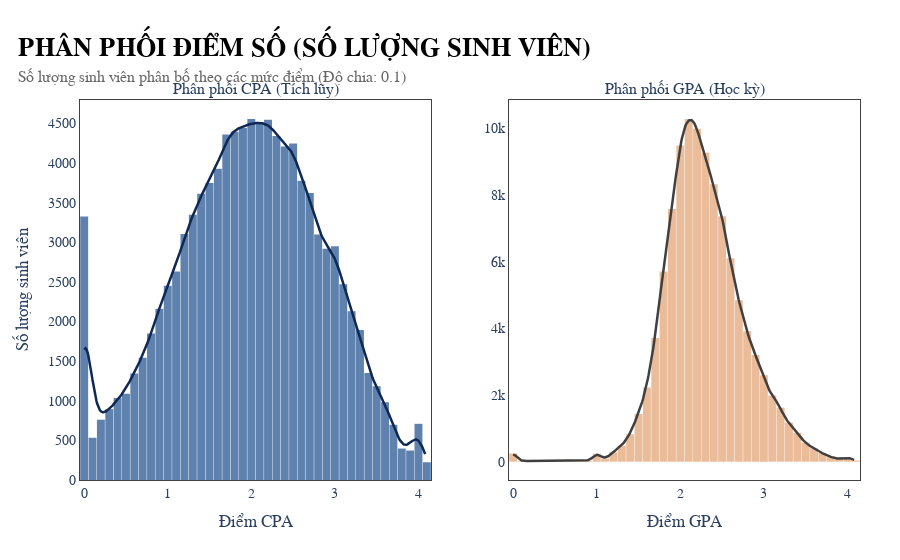

The notebook cell saved with this chart:
### Code cell
BIN_SIZE = 0.1 

def calc_scaled_kde(series, bin_width):
    """
    Tính KDE và scale nó lên theo số lượng mẫu để khớp với Histogram count
    """
    clean_data = series.dropna()
    
    if len(clean_data) > 1:
        # 1. Tính KDE cơ bản
        kde = stats.gaussian_kde(clean_data)
        x = np.linspace(clean_data.min(), clean_data.max(), 500)
        y_density = kde(x)
        
        scale_factor = len(clean_data) * bin_width
        y_scaled = y_density * scale_factor
        
        return clean_data, x, y_scaled
    return clean_data, [], []

# Tính toán cho CPA & GPA
data_cpa, x_cpa, y_cpa = calc_scaled_kde(academic_records['CPA'], BIN_SIZE)
data_gpa, x_gpa, y_gpa = calc_scaled_kde(academic_records['GPA'], BIN_SIZE)

# --- 2. KHỞI TẠO SUBPLOTS ---
fig = make_subplots(
    rows=1, cols=2,
    subplot_titles=("Phân phối CPA (Tích lũy)", "Phân phối GPA (Học kỳ)"),
    horizontal_spacing=0.1
)

# --- 3. VẼ CỘT 1: CPA ---
fig.add_trace(go.Histogram(
    x=data_cpa,
    # histnorm='',  <-- Mặc định là count nên không cần khai báo dòng này
    name='SL CPA',
    marker_color=c['blue_medium'],
    opacity=0.7,
    xbins=dict(size=BIN_SIZE), # Cố định độ rộng cột để khớp với đường KDE
    autobinx=False,
    showlegend=False
), row=1, col=1)

fig.add_trace(go.Scatter(
    x=x_cpa,
    y=y_cpa,
    mode='lines',
    name='Xu hướng CPA',
    line=dict(color=c['blue_dark'], width=2.5),
    showlegend=False
), row=1, col=1)

# --- 4. VẼ CỘT 2: GPA ---
fig.add_trace(go.Histogram(
    x=data_gpa,
    name='SL GPA',
    marker_color=c['accent_gold'],
    opacity=0.7,
    xbins=dict(size=BIN_SIZE), # Cố định độ rộng cột
    autobinx=False,
    showlegend=False
), row=1, col=2)

fig.add_trace(go.Scatter(
    x=x_gpa,
    y=y_gpa,
    mode='lines',
    name='Xu hướng GPA',
    line=dict(color=c['gray_dark'], width=2.5),
    showlegend=False
), row=1, col=2)

# --- 5. STYLE & LAYOUT ---
fig = apply_my_style(
    fig,
    title="PHÂN PHỐI ĐIỂM SỐ (SỐ LƯỢNG SINH VIÊN)",
    subtitle=f"Số lượng sinh viên phân bố theo các mức điểm (Độ chia: {BIN_SIZE})"
)

# Cập nhật viền và trục cho cả 2 biểu đồ
fig.update_xaxes(
    title_text="Điểm số (Thang 4)",
    showline=True, linewidth=1, linecolor=c['gray_dark'], mirror=True
)
fig.update_yaxes(
    title_text="Số lượng sinh viên", # Đổi tên trục Y
    showline=True, linewidth=1, linecolor=c['gray_dark'], mirror=True
)

# Tinh chỉnh riêng lẻ
fig.update_xaxes(title_text="Điểm CPA", row=1, col=1)
fig.update_xaxes(title_text="Điểm GPA", row=1, col=2)
fig.update_yaxes(title_text="", row=1, col=2) 

fig.update_layout(
    bargap=0.05,
    showlegend=False
)

fig.show()

### Figure 1 — Plotly figure (JSON) as saved in the notebook; plotly's stock layout.template omitted (floating-point values rounded to 4 significant figures; data arrays with more than 128 entries replaced by an {"elided": "..."} marker saying what was removed)
{"data": [{"autobinx": false, "marker": {"color": "#1C4D8D"}, "name": "SL CPA", "opacity": 0.7, "showlegend": false, "type": "histogram", "x": {"elided": "105726 float values"}, "xaxis": "x", "xbins": {"size": 0.1}, "yaxis": "y"}, {"line": {"color": "#0F2854", "width": 2.5}, "mode": "lines", "name": "Xu hướng CPA", "showlegend": false, "type": "scatter", "x": {"elided": "500 float values"}, "xaxis": "x", "y": {"elided": "500 float values"}, "yaxis": "y"}, {"autobinx": false, "marker": {"color": "#E2A16F"}, "name": "SL GPA", "opacity": 0.7, "showlegend": false, "type": "histogram", "x": {"elided": "105726 float values"}, "xaxis": "x2", "xbins": {"size": 0.1}, "yaxis": "y2"}, {"line": {"color": "#404040", "width": 2.5}, "mode": "lines", "name": "Xu hướng GPA", "showlegend": false, "type": "scatter", "x": {"elided": "500 float values"}, "xaxis": "x2", "y": {"elided": "500 float values"}, "yaxis": "y2"}], "layout": {"annotations": [{"font": {"size": 16}, "showarrow": false, "text": "Phân phối CPA (Tích lũy)", "x": 0.225, "xanchor": "center", "xref": "paper", "y": 1, "yanchor": "bottom", "yref": "paper"}, {"font": {"size": 16}, "showarrow": false, "text": "Phân phối GPA (Học kỳ)", "x": 0.775, "xanchor": "center", "xref": "paper", "y": 1, "yanchor": "bottom", "yref": "paper"}], "bargap": 0.05, "font": {"family": "Montserrat, sans-serif", "size": 14}, "legend": {"x": 0.99, "xanchor": "right", "y": 0.99, "yanchor": "top"}, "margin": {"b": 80, "l": 80, "r": 40, "t": 100}, "paper_bgcolor": "white", "plot_bgcolor": "white", "showlegend": false, "title": {"font": {"family": "Montserrat, sans-serif"}, "text": "<b style='font-size:26px; color:black;'>PHÂN PHỐI ĐIỂM SỐ (SỐ LƯỢNG SINH VIÊN)</b><br><span style='font-size:16px; color:#666;'>Số lượng sinh viên phân bố theo các mức điểm (Độ chia: 0.1)</span>", "x": 0.02, "xanchor": "left", "y": 0.9, "yanchor": "top"}, "xaxis": {"anchor": "y", "domain": [0, 0.45], "linecolor": "#404040", "linewidth": 1, "mirror": true, "showgrid": false, "showline": true, "title": {"text": "Điểm CPA"}}, "xaxis2": {"anchor": "y2", "domain": [0.55, 1], "linecolor": "#404040", "linewidth": 1, "mirror": true, "showline": true, "title": {"text": "Điểm GPA"}}, "yaxis": {"anchor": "x", "domain": [0, 1], "linecolor": "#404040", "linewidth": 1, "mirror": true, "showgrid": false, "showline": true, "title": {"text": "Số lượng sinh viên"}}, "yaxis2": {"anchor": "x2", "domain": [0, 1], "linecolor": "#404040", "linewidth": 1, "mirror": true, "showline": true, "title": {"text": ""}}}}
